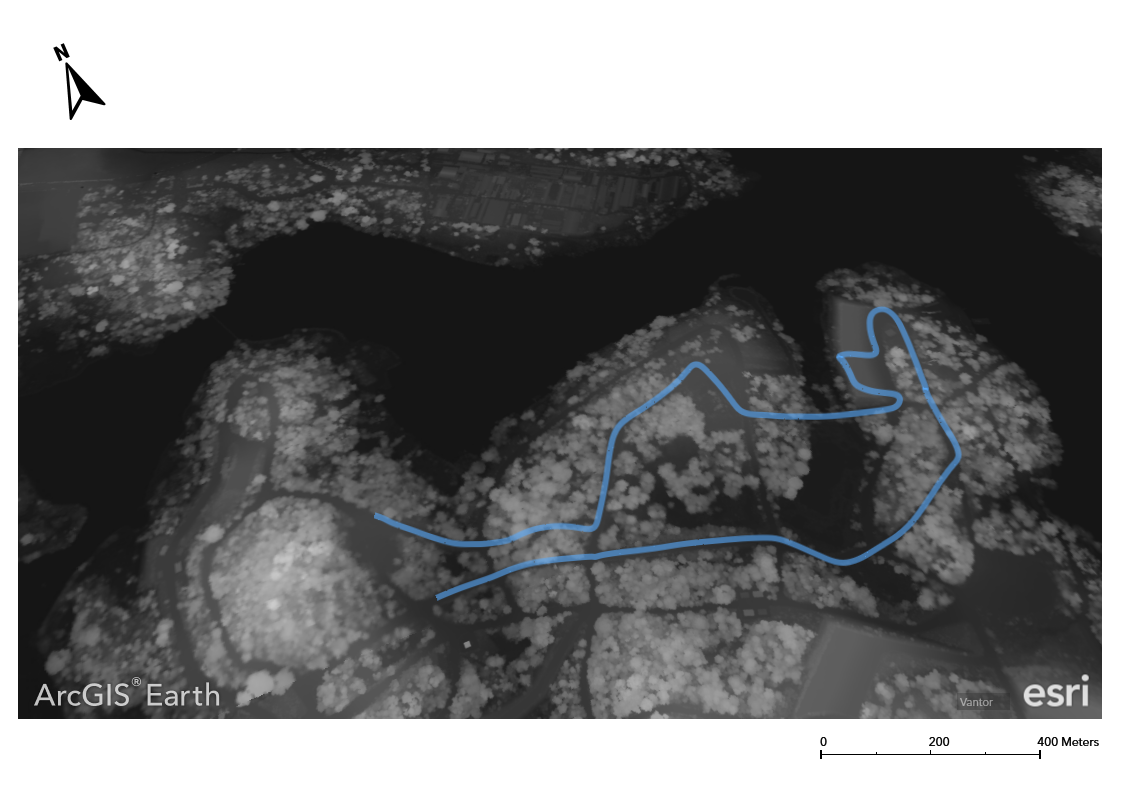
#> input picture colmap_db/gpx/DSM_preview.png, 1122 x 793 px; its folder holds only this picture in this run
$ python 07_trace_route.py ../colmap_db/gpx/DSM_preview.png ../colmap_db/gpx/DTM_preview.png ../colmap_db/gpx/DTM_preview.png
#> lines starting #> are read from the running program, lines starting #| are printed output that depends on the picture; after the words box and inside, x2 and y2 are one past the last pixel; in counts of white or black regions, pixels touching at a corner belong together
#!/usr/bin/env python3
"""Extract the driven-route polyline from the annotated satellite map.

Isolates the teal route trace, skeletonizes it, and orders the pixels from
the Start end to the End end with a direction-momentum walk (handles the
route crossing itself). Start = the westernmost skeleton endpoint (the
purple Start label points there); direction is verified visually against
the map's arrows via the gradient overlay this script writes.

Outputs:
  colmap_db/<scene>/route_polyline.json  — ordered [x,y] px + cumulative arc length
  scratchpad overlay PNG for visual verification
Usage: 07_trace_route.py <map.png> <scene> <overlay_out.png>
"""
import json, os, sys
import numpy as np
from PIL import Image
from skimage.morphology import skeletonize, binary_closing, disk

def main(map_path, scene, overlay_out):
#> called with map_path = '../colmap_db/gpx/DSM_preview.png', scene = '../colmap_db/gpx/DTM_preview.png', overlay_out = '../colmap_db/gpx/DTM_preview.png'
    im = np.array(Image.open(map_path).convert("RGB"))
#> im is the input picture: shape (793, 1122, 3); mean R, G, B 118.7, 119.2, 119.8
    r, g, b = (im[..., i].astype(int) for i in range(3))
    mask = (g > 120) & (b > 120) & (abs(g - b) < 60) & (r < g - 40) & (r < b - 40)
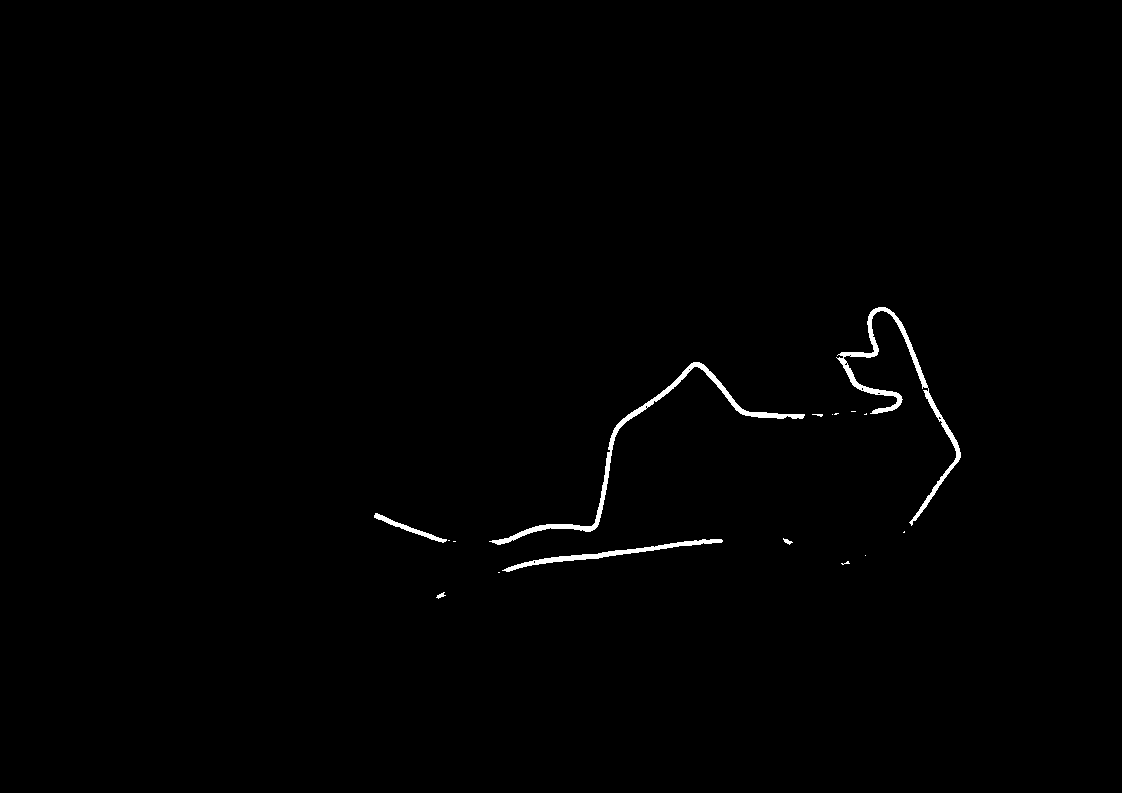
#> mask: shape (793, 1122) bool; 0.65% white; 17 white regions (11 under 20 px), largest, box (x1, y1, x2, y2) and area: (489, 362, 805, 545) 2145, (836, 307, 961, 526) 2135, (502, 539, 723, 572) 1034, (374, 513, 447, 543) 351, (783, 538, 793, 545) 32, (436, 592, 446, 599) 32
    mask = binary_closing(mask, disk(3))
#> mask: shape (793, 1122) bool; 0.66% white; 15 white regions (9 under 20 px), largest, box (x1, y1, x2, y2) and area: (836, 307, 961, 526) 2205, (489, 362, 805, 545) 2161, (498, 539, 723, 573) 1040, (374, 513, 450, 543) 355, (436, 592, 446, 599) 34, (783, 538, 793, 545) 33
    skel = skeletonize(mask)
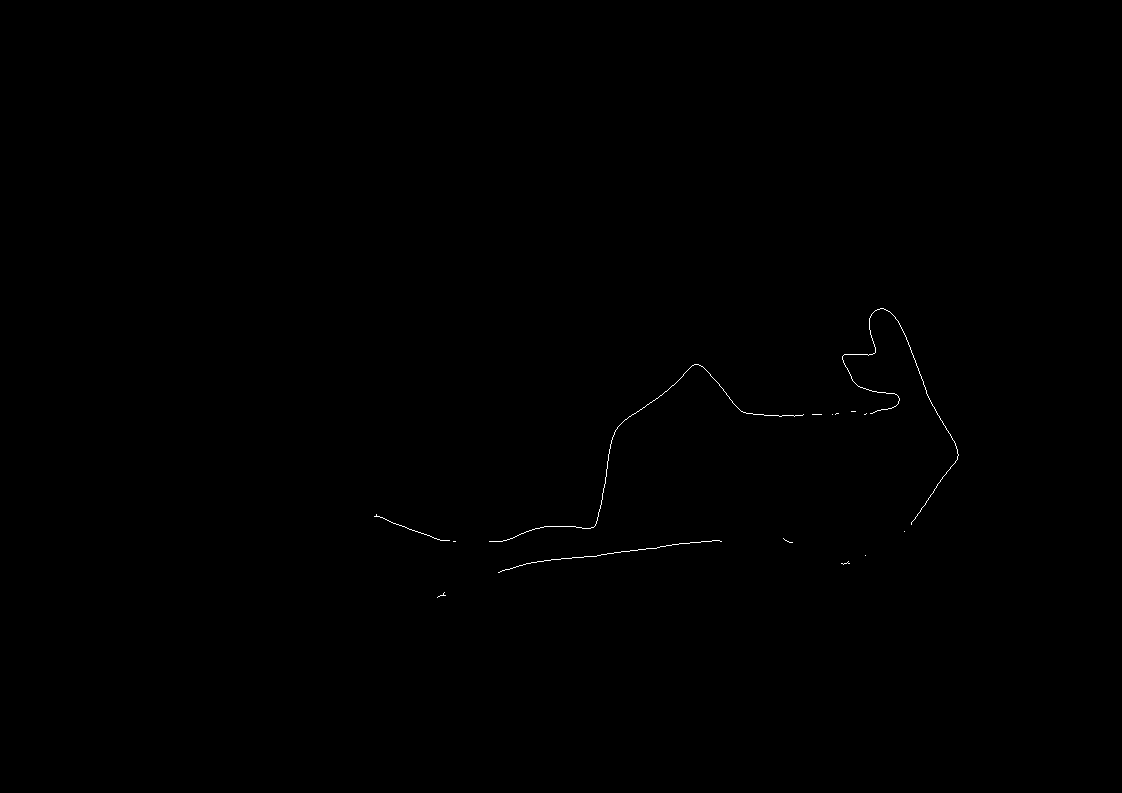
#> skel: shape (793, 1122) bool; 0.13% white in thin lines or dots, all inside (x1, y1, x2, y2) = (374, 308, 959, 598)
    ys, xs = np.nonzero(skel)
#> ys = 1168 values from 308 to 597; xs = 1168 values, max 958 at index 581, min 374 at index 706, mean 714.4
    pts = set(zip(xs.tolist(), ys.tolist()))
#> pts = 1168 items
    print(f"route pixels {mask.sum()}, skeleton {len(pts)}")
#| route pixels 5886, skeleton 1168

    def neighbors(p):
        x, y = p
        return [(x + dx, y + dy) for dx in (-1, 0, 1) for dy in (-1, 0, 1)
                if (dx or dy) and (x + dx, y + dy) in pts]

    # the direction arrows drawn ON the route cut the skeleton into fragments:
    # order each fragment with a momentum walk, then chain fragments across
    # the gaps by endpoint proximity + heading continuity
    from scipy.ndimage import label as cc_label
    lab, ncomp = cc_label(skel, structure=np.ones((3, 3)))
#> lab: shape (793, 1122) int32; 16 distinct labels, from 0 to 15
#> ncomp = 15
    comps = []
    for ci in range(1, ncomp + 1):
        cys, cxs = np.nonzero(lab == ci)
        if len(cxs) < 10:
            continue
        comps.append(set(zip(cxs.tolist(), cys.tolist())))
#> this loop made 15 passes
#> (cys, cxs) on passes 3 to 7: ([411, 411, 411, 411, 411], [851, 852, 853, 854, 855]), ([413, 413, 413, 414], [836, 837, 838, 835]), ([413, 414, 414], [866, 864, 865]), ([414, 414, 414, 414, 414, 414, 414, 414, 414, 414], [812, 813, 814, 815, 816, 817, 818, 819, 820, 821]), ([414], [832])
#> after the loop, comps = 8 items
    print(f"{ncomp} raw components, {len(comps)} kept (>=10 px)")
#| 15 raw components, 8 kept (>=10 px)

    def order_component(cpts, seed=None):
        def nbrs(p):
            x, y = p
            return [(x + dx, y + dy) for dx in (-1, 0, 1) for dy in (-1, 0, 1)
                    if (dx or dy) and (x + dx, y + dy) in cpts]
        ends = [p for p in cpts if len(nbrs(p)) == 1]
        cur = seed if seed in (ends or []) else (min(ends, key=lambda p: p[0]) if ends else next(iter(cpts)))
        path, visited, heading = [cur], {cur}, np.zeros(2)
        while True:
            cand = [n for n in nbrs(cur) if n not in visited]
            if not cand:
                break
            if len(cand) == 1 or not heading.any():
                nxt = cand[0]
            else:
                def score(n):
                    v = np.array([n[0] - cur[0], n[1] - cur[1]], float)
                    return -float(v / np.linalg.norm(v) @ heading)
                nxt = min(cand, key=score)
            v = np.array([nxt[0] - cur[0], nxt[1] - cur[1]], float)
            heading = 0.7 * heading + 0.3 * v / np.linalg.norm(v)
            n = np.linalg.norm(heading)
            heading = heading / n if n > 0 else heading
            path.append(nxt); visited.add(nxt); cur = nxt
        return np.array(path, float)

    chains = [order_component(c) for c in comps]
#> chains = 8 point arrays, longest 408 points
    # start with the chain containing the westernmost point, oriented west-first
    starti = min(range(len(chains)), key=lambda i: chains[i][:, 0].min())
#> starti = 3
    first = chains.pop(starti)
#> first = 76 pairs, first value 374 to 449, second value 516 to 540
    if first[-1, 0] < first[0, 0]:
        first = first[::-1]
    ordered = [first]
#> ordered = 1 point arrays, longest 76 points
    MAX_GAP = 60.0
    while chains:
        tail = ordered[-1][-1]
        tail_dir = ordered[-1][-1] - ordered[-1][max(-6, -len(ordered[-1]))]
        n = np.linalg.norm(tail_dir)
        tail_dir = tail_dir / n if n > 0 else tail_dir
        best = None
        for i, ch in enumerate(chains):
            for flip in (False, True):
                cand = ch[::-1] if flip else ch
                d = np.linalg.norm(cand[0] - tail)
                if d > MAX_GAP:
                    continue
                v = cand[0] - tail
                cont = float(v / max(np.linalg.norm(v), 1e-9) @ tail_dir) if d > 2 else 1.0
                costv = d - 25.0 * cont
                if best is None or costv < best[0]:
                    best = (costv, i, flip, d)
        if best is None:
            print(f"chaining stopped: {len(chains)} fragments unreached "
                  f"(likely label leader-lines or noise): sizes {[len(c) for c in chains]}")
            break
        _, i, flip, d = best
        nxt = chains.pop(i)
        if flip:
            nxt = nxt[::-1]
        print(f"  chained fragment len={len(nxt)} across {d:.0f}px gap")
        ordered.append(nxt)
#> this loop made 4 passes
#> (tail, tail_dir, n, i, d) on passes 1 to 3: ([449, 540], [1, 0], 5, 1, 40.01), ([803, 414], [0.981, -0.196], 5.1, 1, 9), ([821, 414], [1, 0], 5, 0, 49.01)
#> (tail, tail_dir, n) on pass 4: ([911, 524], [-0.514, 0.857], 5.83)
#|   chained fragment len=398 across 40px gap
#|   chained fragment len=10 across 9px gap
#|   chained fragment len=408 across 49px gap
#| chaining stopped: 4 fragments unreached (likely label leader-lines or noise): sizes [10, 224, 8, 9]
#> after the loop, ordered = 4 point arrays, longest 408 points
    P = np.concatenate(ordered)
#> P = 892 pairs, first value 374 to 958, second value 308 to 541
    # light smoothing + uniform resample every ~3 px of arc length
    from scipy.ndimage import gaussian_filter1d
    P = gaussian_filter1d(P, sigma=3, axis=0, mode="nearest")
#> P = 892 pairs, first value 375.2 to 957.2, second value 308.7 to 541
    seg = np.linalg.norm(np.diff(P, axis=0), axis=1)
#> seg = 891 values, max 7.39 at index 483, min 0.568 at index 0, mean 1.2
    s = np.concatenate([[0], np.cumsum(seg)])
#> s = 892 values from 0 to 1067.1
    total = s[-1]
#> total = 1067.1
    su = np.arange(0, total, 3.0)
#> su = 356 values from 0 to 1065
    Pu = np.stack([np.interp(su, s, P[:, 0]), np.interp(su, s, P[:, 1])], 1)
#> Pu = 356 pairs, first value 375.2 to 957.2, second value 308.7 to 541
    print(f"ordered path: {len(P)} px, arc length {total:.0f} px, resampled {len(Pu)} pts")
#| ordered path: 892 px, arc length 1067 px, resampled 356 pts
    print(f"start {P[0].round(0)}, end {P[-1].round(0)}, coverage {len(P)}/{len(pts)} skeleton px")
#| start [375. 516.], end [911. 523.], coverage 892/1168 skeleton px

    outdir = f"colmap_db/{scene}"
    os.makedirs(outdir, exist_ok=True)
    with open(f"{outdir}/route_polyline.json", "w") as f:
        json.dump({"map": os.path.basename(map_path),
                   "points_px": Pu.tolist(),
                   "arclength_px": su.tolist(),
                   "total_px": float(total)}, f)

    # gradient overlay: blue -> red along travel direction
    import matplotlib
    matplotlib.use("Agg")
    import matplotlib.pyplot as plt
    fig, ax = plt.subplots(figsize=(16, 9))
    ax.imshow(im)
    ax.scatter(Pu[:, 0], Pu[:, 1], c=np.linspace(0, 1, len(Pu)), cmap="coolwarm", s=4)
    ax.plot(*P[0], "g^", ms=14, label="traced start")
    ax.plot(*P[-1], "rs", ms=12, label="traced end")
    ax.legend(); ax.set_title("traced route: blue=start of travel, red=end")
    ax.axis("off")
    plt.tight_layout(); plt.savefig(overlay_out, dpi=90)
#> after `plt.tight_layout()`:
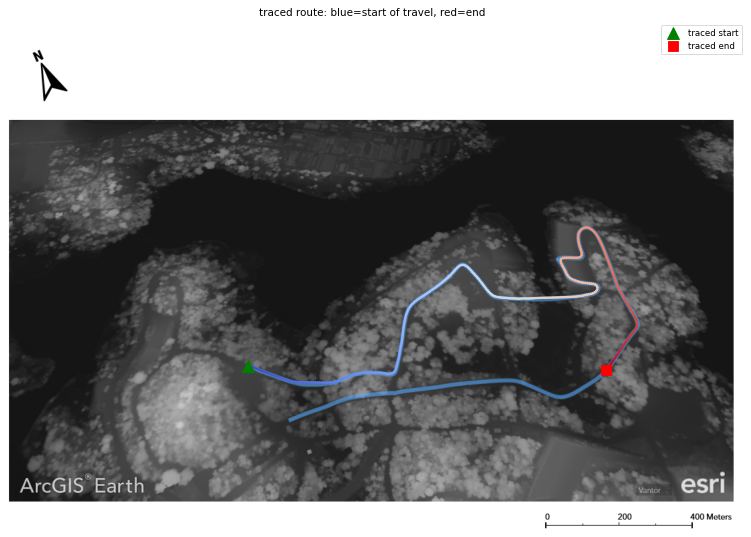
#> figure drawn by matplotlib, 1 panel
    print(f"overlay: {overlay_out}")

if __name__ == "__main__":
    main(sys.argv[1], sys.argv[2], sys.argv[3])

$ run again, on colmap_db/gpx/DTM_preview.png
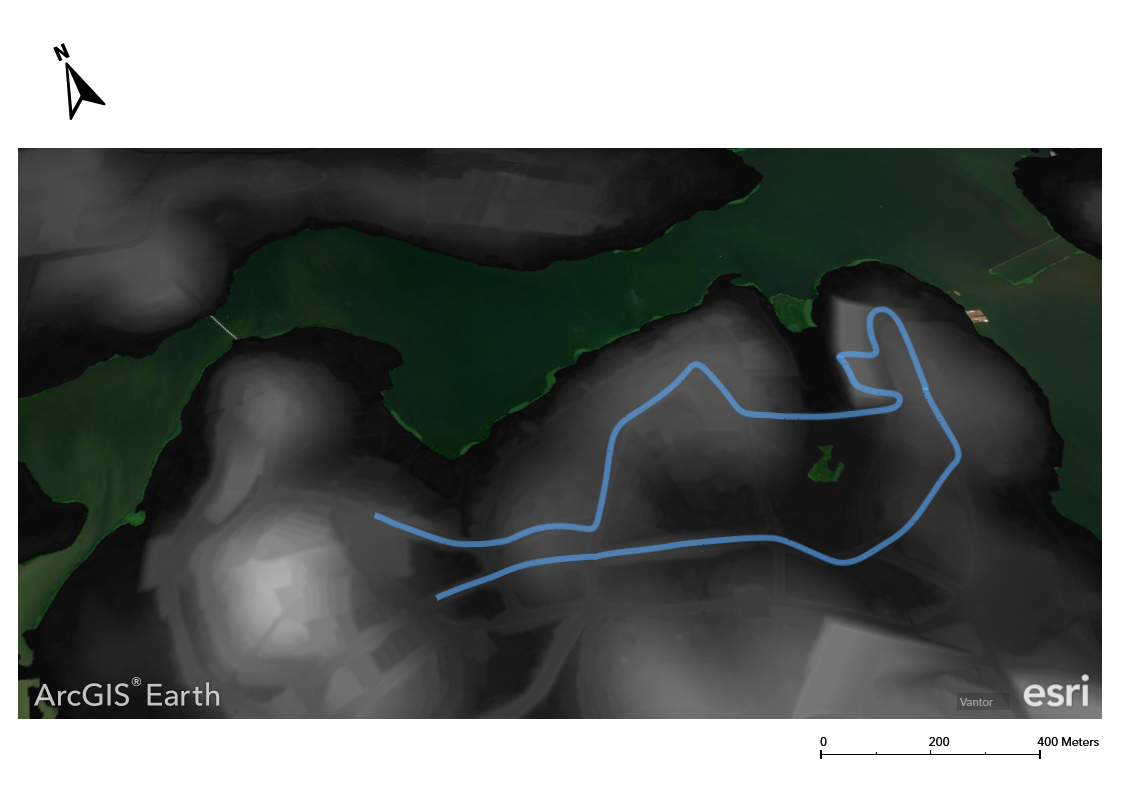
#> input picture colmap_db/gpx/DTM_preview.png, 1122 x 793 px
#> in main, im is the input picture: shape (793, 1122, 3); mean R, G, B 108.2, 112.4, 110.1
#> in main, `r, g, b = (im[..., i].astype(int) for i in range(3))`:
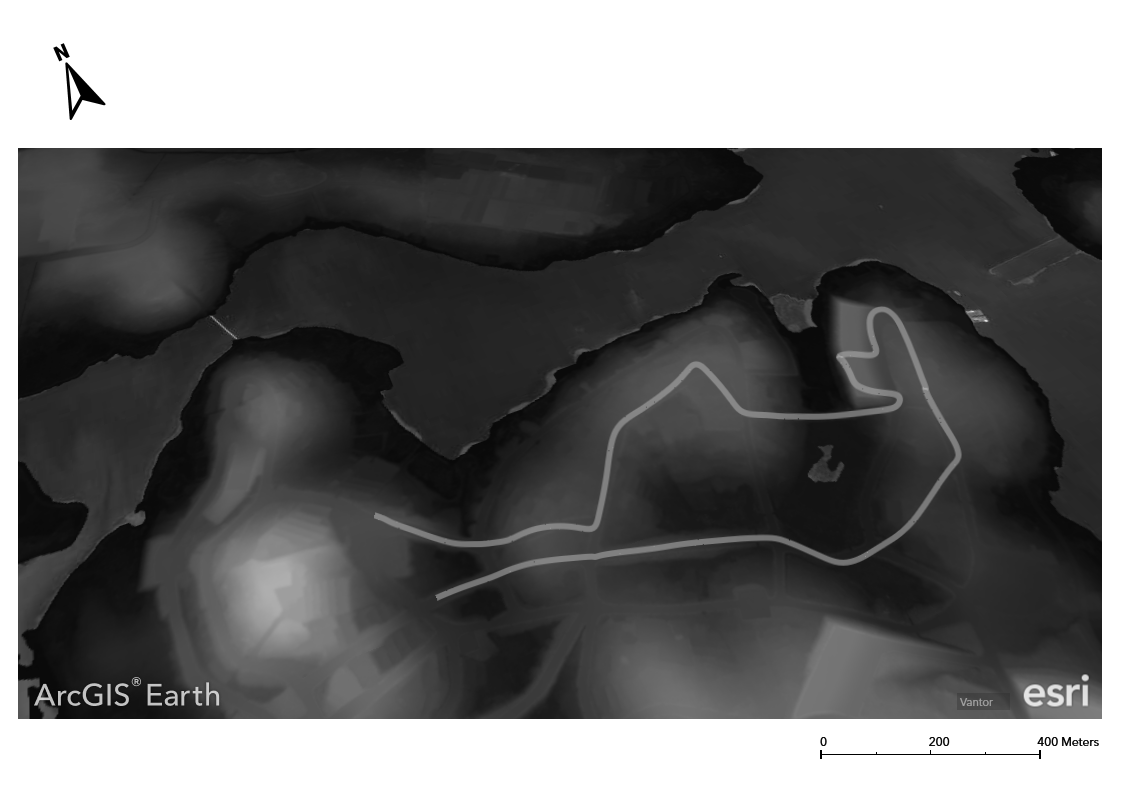
#> g: shape (793, 1122) int64; min 0, max 255, mean 112.4
#> skel: shape (793, 1122) bool; 0.12% white in thin lines or dots, all inside (x1, y1, x2, y2) = (374, 308, 958, 597)
#> ys = 1078 values from 308 to 596; xs = 1078 values, max 957 at index 527, min 374 at index 662, mean 712.5
#> pts = 1078 items
#| route pixels 5629, skeleton 1078
#> lab: shape (793, 1122) int32; 6 distinct labels, from 0 to 5
#> ncomp = 5
#> the loop in main, `for ci in range(1, ncomp + 1):` made 5 passes
#> (cys, cxs) on pass 5: ([592, 592, 593, 593, 594, 594, 595, 596], [443, 444, 441, 442, 439, 440, 438, 437])
#> after the loop in main, `for ci in range(1, ncomp + 1):`: comps = 4 items
#| 5 raw components, 4 kept (>=10 px)
#> chains = 4 point arrays, longest 403 points
#> starti = 2
#> first = 73 pairs, first value 374 to 446, second value 516 to 540
#> in main, `ordered = [first]`: ordered = 1 point arrays, longest 73 points
#> the loop in main, `while chains:` made 2 passes
#> (tail, tail_dir, n, i, flip, d) on pass 1: ([446, 539], [0.981, -0.196], 5.1, 1, False, 49.01)
#> (printed output is left out)
#> after the loop in main, `while chains:`: ordered = 2 point arrays, longest 375 points
#> in main, `P = np.concatenate(ordered)`: P = 448 pairs, first value 374 to 786, second value 364 to 541
#> in main, `P = gaussian_filter1d(P, sigma=3, axis=0, mode="nearest")`: P = 448 pairs, first value 375.2 to 784.8, second value 364.6 to 540.6
#> seg = 447 values, max 7.39 at index 72, min 0.568 at index 0, mean 1.2
#> s = 448 values from 0 to 538.4
#> total = 538.4
#> Pu = 180 pairs, first value 375.2 to 783.5, second value 364.6 to 540.6
#| ordered path: 448 px, arc length 538 px, resampled 180 pts
#| start [375. 516.], end [785. 414.], coverage 448/1078 skeleton px
#> in main, `plt.tight_layout()`:
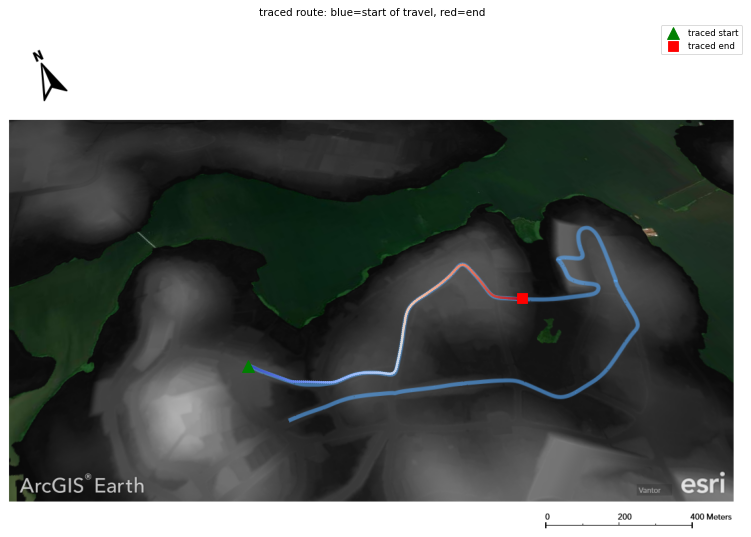
#> figure drawn by matplotlib, 1 panel
